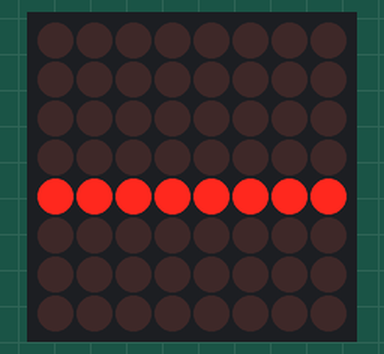
Recording of a sketch running on a simulated ESP32. On the bench: 8×8 LED matrix. Wiring (inferred from the names in the program): shift register (74HC595): data GPIO 23; shift clock GPIO 18; latch GPIO 19; LED matrix (orientation assumed): rows GPIO 13, GPIO 14, GPIO 21, GPIO 22, GPIO 25, GPIO 26, GPIO 27, GPIO 32; columns Q7, Q6, Q5, Q4, Q3, Q2, Q1, Q0.

Above: at 0.1 s.

The sketch:

static_image_esp32.ino
```cpp
#define data 23
#define regclk 19
#define srclk 18
int Cathodes[8] = {13,14,21,22,25,26,27,32};
uint8_t matrix[8]={
  0b00000000,
  0b00000000,
  0b00000000,
  0b11111111,
  0b00000000,
  0b00000000,
  0b00000000,
  0b00000000
};
void setup()
{

  pinMode(data, OUTPUT);
  pinMode(regclk, OUTPUT);
  pinMode(srclk, OUTPUT);
  for(int i=0;i<8;i++){
    pinMode(Cathodes[7-i],OUTPUT);
    digitalWrite(Cathodes[7-i], LOW);
  }
}

void loop()
{
  for(int i=0;i<8;i++){
    for(int row=0;row<8;row++){
      digitalWrite(Cathodes[7-row],LOW);
    }
    digitalWrite(regclk,LOW);
    shiftOut(data,srclk,LSBFIRST,~matrix[i]);
    digitalWrite(regclk,HIGH);
    digitalWrite(Cathodes[7-i],HIGH);
    delayMicroseconds(800);
  }
}
```
